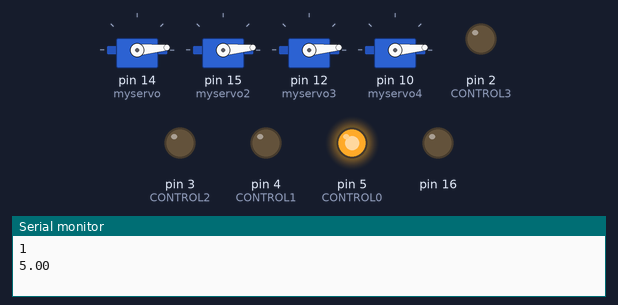
The sketch below on a simulated Arduino Uno, built with avr-gcc and run on an emulated ATmega328P. Shown: 4 × servo, output pins drawn as LEDs (lit = HIGH), the last lines printed to the serial monitor.

Above: at 0.05 s.
At 0.9 s:
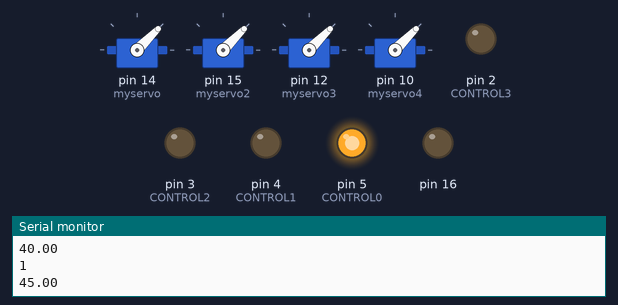
At 1.75 s:
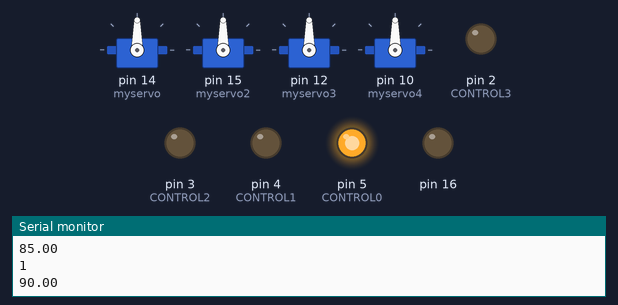
At 3.45 s:
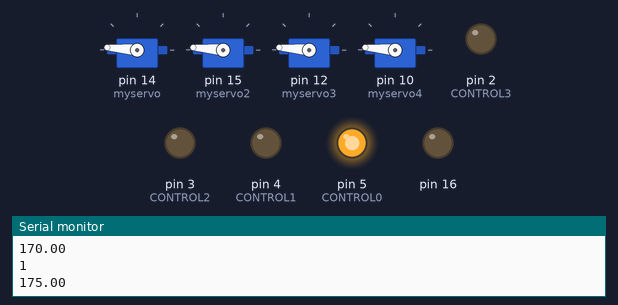
At 5.1 s:
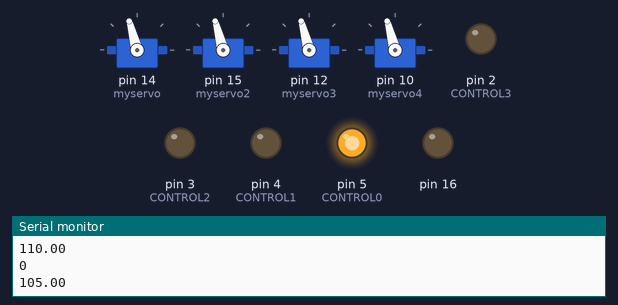
At 6.85 s:
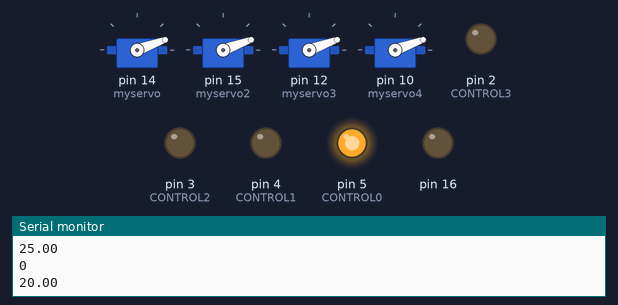
Timing chart, 0 to 9.4 s (numbered marks = the images above):
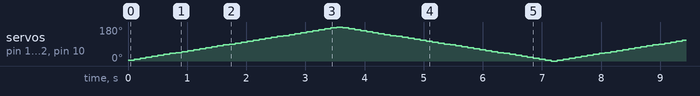

The sketch:

mux_servos.ino
```cpp
#define CONTROL0 5 //MUX control pins
#define CONTROL1 4
#define CONTROL2 3
#define CONTROL3 2

#include <Servo.h>

Servo myservo;  // 4 servo ojbects
Servo myservo2;
Servo myservo3;
Servo myservo4;

float pos = 0; // servo position
float inc = 5; // increment
boolean go_down;


void setup()
{

pinMode(CONTROL0, OUTPUT); //set MUX to output
pinMode(CONTROL1, OUTPUT);
pinMode(CONTROL2, OUTPUT);
pinMode(CONTROL3, OUTPUT);

digitalWrite(CONTROL0, LOW); //set MUX pins to low
digitalWrite(CONTROL1, LOW);
digitalWrite(CONTROL2, LOW);
digitalWrite(CONTROL3, LOW);

pinMode(14, OUTPUT); //set MUX M1 (14), M2 (15), M3 (16) to output
pinMode(15, OUTPUT);
pinMode(16, OUTPUT);

digitalWrite(14, LOW); //set MUX M1 (14), M2 (15), M3 (16) to low
digitalWrite(15, LOW);
digitalWrite(16, LOW);

 for (int i=0; i<16; i++)
    {
         digitalWrite(CONTROL0, i & 8 );

  myservo.attach(14); //servo on pin 8 in M0
  myservo2.attach(15); //servo on pin 8 in M1
//  myservo3.attach(16);  //servo on pin 8 in M2 - doesn't work
    }

    myservo3.attach(12); //servo on pin 12 on normal arduino
    myservo4.attach(10); //servo on pin 12 on normal arduino


  Serial.begin(9600);

}


void loop()
{

   if(pos >= 180 || pos <= 0){
    if(pos >= 180){
      go_down = false;
    }else{
      go_down = true;
    }
  }
  if(go_down == true){
    Serial.println(go_down);
    pos += inc;
  }else{
    Serial.println(go_down);
    pos -= inc;
  }
  Serial.println(pos);
  myservo.write(pos);
  myservo2.write(pos);
  myservo3.write(pos);
  myservo4.write(pos);

  delay(100);
}
```
